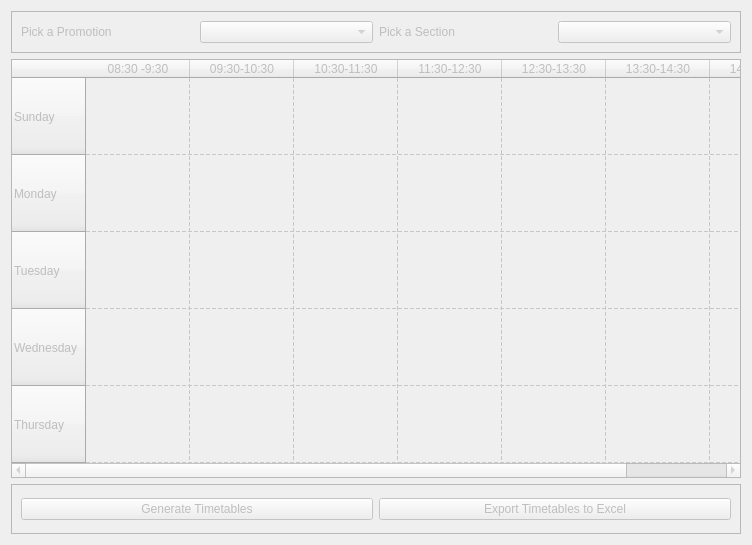
         <widget class="QWidget" name="timetable_tab">
          <property name="enabled">
           <bool>false</bool>
          </property>
          <attribute name="icon">
           <iconset>
            <normaloff>icons/timetable.png</normaloff>icons/timetable.png</iconset>
          </attribute>
          <attribute name="title">
           <string>Timetable</string>
          </attribute>
          <layout class="QVBoxLayout" name="verticalLayout_15">
           <item>
            <widget class="QFrame" name="pick_promo_section">
             <property name="frameShape">
              <enum>QFrame::StyledPanel</enum>
             </property>
             <property name="frameShadow">
              <enum>QFrame::Raised</enum>
             </property>
             <layout class="QHBoxLayout" name="horizontalLayout_11">
              <item>
               <widget class="QLabel" name="pick_promo_label_TT">
                <property name="text">
                 <string>Pick a Promotion</string>
                </property>
               </widget>
              </item>
              <item>
               <widget class="QComboBox" name="pick_promo_comboBox_TT"/>
              </item>
              <item>
               <widget class="QLabel" name="pick_section_label">
                <property name="text">
                 <string>Pick a Section</string>
                </property>
               </widget>
              </item>
              <item>
               <widget class="QComboBox" name="pick_section_comboBox"/>
              </item>
             </layout>
            </widget>
           </item>
           <item>
            <widget class="QTableWidget" name="timetable_tableview">
             <property name="verticalScrollBarPolicy">
              <enum>Qt::ScrollBarAlwaysOff</enum>
             </property>
             <property name="sizeAdjustPolicy">
              <enum>QAbstractScrollArea::AdjustToContents</enum>
             </property>
             <property name="selectionMode">
              <enum>QAbstractItemView::SingleSelection</enum>
             </property>
             <property name="selectionBehavior">
              <enum>QAbstractItemView::SelectItems</enum>
             </property>
             <property name="gridStyle">
              <enum>Qt::DashLine</enum>
             </property>
             <property name="sortingEnabled">
              <bool>false</bool>
             </property>
             <property name="cornerButtonEnabled">
              <bool>false</bool>
             </property>
             <attribute name="horizontalHeaderCascadingSectionResizes">
              <bool>true</bool>
             </attribute>
             <attribute name="horizontalHeaderMinimumSectionSize">
              <number>44</number>
             </attribute>
             <attribute name="horizontalHeaderDefaultSectionSize">
              <number>104</number>
             </attribute>
             <attribute name="horizontalHeaderStretchLastSection">
              <bool>true</bool>
             </attribute>
             <attribute name="verticalHeaderCascadingSectionResizes">
              <bool>true</bool>
             </attribute>
             <attribute name="verticalHeaderDefaultSectionSize">
              <number>77</number>
             </attribute>
             <attribute name="verticalHeaderStretchLastSection">
              <bool>false</bool>
             </attribute>
             <row>
              <property name="text">
               <string>Sunday </string>
              </property>
             </row>
             <row>
              <property name="text">
               <string>Monday</string>
              </property>
             </row>
             <row>
              <property name="text">
               <string>Tuesday</string>
              </property>
             </row>
             <row>
              <property name="text">
               <string>Wednesday </string>
              </property>
             </row>
             <row>
              <property name="text">
               <string>Thursday</string>
              </property>
             </row>
             <column>
              <property name="text">
               <string>08:30 -9:30</string>
              </property>
             </column>
             <column>
              <property name="text">
               <string>09:30-10:30</string>
              </property>
             </column>
             <column>
              <property name="text">
               <string>10:30-11:30</string>
              </property>
             </column>
             <column>
              <property name="text">
               <string>11:30-12:30</string>
              </property>
             </column>
             <column>
              <property name="text">
               <string>12:30-13:30</string>
              </property>
             </column>
             <column>
              <property name="text">
               <string>13:30-14:30</string>
              </property>
             </column>
             <column>
              <property name="text">
               <string>14:30-15:30</string>
              </property>
             </column>
             <item row="0" column="1">
              <property name="text">
               <string/>
              </property>
              <property name="textAlignment">
               <set>AlignCenter</set>
              </property>
             </item>
            </widget>
           </item>
           <item>
            <widget class="QFrame" name="buttons_frame">
             <property name="enabled">
              <bool>false</bool>
             </property>
             <property name="sizePolicy">
              <sizepolicy hsizetype="Minimum" vsizetype="MinimumExpanding">
               <horstretch>0</horstretch>
               <verstretch>0</verstretch>
              </sizepolicy>
             </property>
             <property name="minimumSize">
              <size>
               <width>0</width>
               <height>50</height>
              </size>
             </property>
             <property name="frameShape">
              <enum>QFrame::StyledPanel</enum>
             </property>
             <property name="frameShadow">
              <enum>QFrame::Raised</enum>
             </property>
             <layout class="QHBoxLayout" name="horizontalLayout_13">
              <item>
               <widget class="QPushButton" name="generate_pushButton">
                <property name="enabled">
                 <bool>false</bool>
                </property>
                <property name="text">
                 <string>Generate Timetables</string>
                </property>
               </widget>
              </item>
              <item>
               <widget class="QPushButton" name="export_excel_pushButton">
                <property name="text">
                 <string>Export Timetables to Excel</string>
                </property>
               </widget>
              </item>
             </layout>
            </widget>
           </item>
          </layout>
         </widget>
